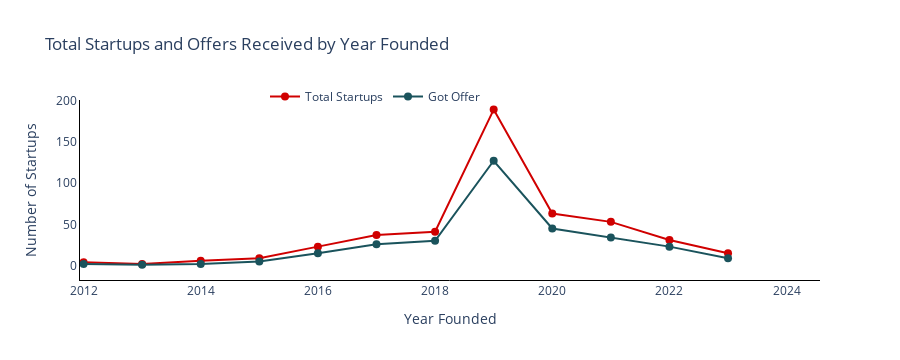

The notebook cell this image was saved under:
### Code cell
# Plot startups that got offer by year

data = {
    'year_founded': startups_founded_result.index.astype(int).tolist(),
    'Total Startups': startups_founded_result['Total Startups'].tolist(),
    'Got offer': startups_founded_result['Got offer'].tolist()
}
df = pd.DataFrame(data)

fig = go.Figure()

fig.add_trace(go.Scatter(
    x=df['year_founded'],
    y=df['Total Startups'],
    mode='lines+markers',
    name='Total Startups',
    marker=dict(color='#d00000', size=8),
    line=dict(color='#d00000', width=2)
))

fig.add_trace(go.Scatter(
    x=df['year_founded'],
    y=df['Got offer'],
    mode='lines+markers',
    name='Got Offer',
    marker=dict(color='#1a535c', size=8),
    line=dict(color='#1a535c', width=2)
))

fig.update_layout(
    title='Total Startups and Offers Received by Year Founded',
    xaxis_title='Year Founded',
    yaxis_title='Number of Startups',
    plot_bgcolor='white', 
    paper_bgcolor='white',
    xaxis=dict(
        showline=True,
        linewidth=1,
        linecolor='black',
        tickfont=dict(size=12),
        autorange=True
    ),
    yaxis=dict(
        showline=True,
        linewidth=1,
        linecolor='black',
        autorange=True
    ),
    legend=dict(
        x=0.25,
        y=1.1,
        orientation='h'
    )
)

fig.show()

### Figure 1 — Plotly figure (JSON) as saved in the notebook; plotly's stock layout.template omitted (floating-point values rounded to 4 significant figures)
{"data": [{"line": {"color": "#d00000", "width": 2}, "marker": {"color": "#d00000", "size": 8}, "mode": "lines+markers", "name": "Total Startups", "type": "scatter", "x": [1998, 2005, 2006, 2010, 2012, 2013, 2014, 2015, 2016, 2017, 2018, 2019, 2020, 2021, 2022, 2023], "y": [1, 1, 1, 2, 4, 2, 6, 9, 23, 37, 41, 189, 63, 53, 31, 15]}, {"line": {"color": "#1a535c", "width": 2}, "marker": {"color": "#1a535c", "size": 8}, "mode": "lines+markers", "name": "Got Offer", "type": "scatter", "x": [1998, 2005, 2006, 2010, 2012, 2013, 2014, 2015, 2016, 2017, 2018, 2019, 2020, 2021, 2022, 2023], "y": [1, 0, 1, 0, 2, 1, 2, 5, 15, 26, 30, 127, 45, 34, 23, 9]}], "layout": {"height": 360, "legend": {"orientation": "h", "x": 0.25, "y": 1.1}, "paper_bgcolor": "white", "plot_bgcolor": "white", "title": {"text": "Total Startups and Offers Received by Year Founded"}, "xaxis": {"autorange": false, "linecolor": "black", "linewidth": 1, "range": [2012.0, 2025.0], "showline": true, "tickfont": {"size": 12}, "title": {"text": "Year Founded"}, "type": "linear"}, "yaxis": {"autorange": false, "linecolor": "black", "linewidth": 1, "range": [-17.41, 200.6], "showline": true, "title": {"text": "Number of Startups"}, "type": "linear"}}}
